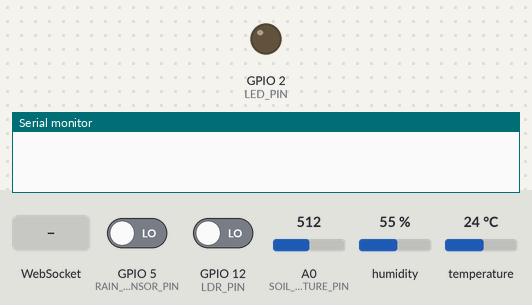
The sketch below on a simulated ESP8266 (NodeMCU). Parts: output pins drawn as LEDs (lit = HIGH), the last lines printed to the serial monitor. The inputs (shaded band) are chosen by the test bench; at power-on: GPIO 5 (RAIN_SENSOR_PIN) LOW, GPIO 12 (LDR_PIN) LOW, A0 (SOIL_MOISTURE_PIN) = 512, humidity 55 %, temperature 24 °C. WiFi joins after 1.5 s; servers stay silent unless stated; network time is answered at once with the bench clock; the local clock reads 2024-03-15 10:24:30 at power-on unless the sketch sets it.

Above: at 0.1 s.
At 3.2 s:
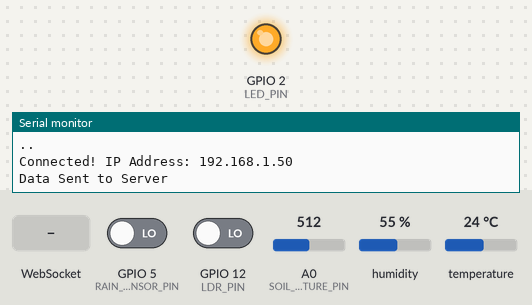
3.3 s: WebSocket text "frontend-connected" received
4.8 s: WebSocket text "1" received
Timing chart, 0 to 7.8 s (numbered marks = the images above; inputs shaded):
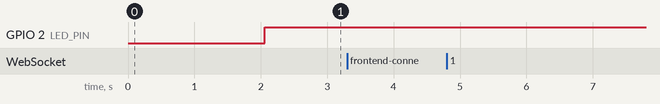

The sketch:

websocket_copy_20250425012255.ino
```cpp
#include <ESP8266WiFi.h>
#include <WebSocketsClient.h>
#include <DHT.h>
#include <ArduinoJson.h>
#include <WiFiUdp.h>
#include <NTPClient.h>


// WiFi credentials
const char* ssid = "IOT";
const char* password = "1234567890";
WiFiUDP udp;
NTPClient timeClient(udp, "pool.ntp.org", 19800, 60000);  // 19800 is the UTC offset for IST (India Standard Time)


// WebSocket server
const char* websocket_server = "192.168.44.57"; // 192.168.44.57  / 192.168.15.112
const uint16_t websocket_port = 3000;

// DHT22 setup
#define DHTPIN 4
#define DHTTYPE DHT11
DHT dht(DHTPIN, DHTTYPE);

// D0 → GPIO16
// D1 → GPIO5
// D2 → GPIO4
// D3 → GPIO0
// D4 → GPIO2
// D5 → GPIO14
// D6 → GPIO12
// D7 → GPIO13
// D8 → GPIO15

// Sensor pins
#define LDR_PIN 12  // or use D6 if your library supports it FOR D6 having 12
#define SOIL_MOISTURE_PIN A0
#define RAIN_SENSOR_PIN 5
#define LED_PIN LED_BUILTIN  // Usually GPIO2 on ESP8266

bool autoMode = true;           // Set true if you want automatic system, can toggle by server command
bool pumpStatus = false;        // true if pump (LED) is ON
bool espConnected = false;  // true if WebSocket connected


// Global variables at top
float previousTemperature = -1000;
float previousHumidity = -1000;
int previousLightPercent = -1;
int previousSoilMoisturePercent = -1;
int previousRainDetected = -1;
bool previousPumpStatus = false;
bool firstTimeSend = true;  // 👈 NEW

// WebSocket
WebSocketsClient webSocket;
unsigned long lastSendTime = 0;

void webSocketEvent(WStype_t type, uint8_t* payload, size_t length) {
  switch (type) {
    case WStype_CONNECTED:
      Serial.println("Connected to WebSocket server");
      // Identify as ESP
      webSocket.sendTXT("{\"type\":\"init-esp\"}");
      espConnected = true;  // set connected
      break;
    case WStype_TEXT:
      {

        Serial.printf("Received from server: %s\n", payload);

        String msg = String((char*)payload);

        if (msg.indexOf("frontend-connected") >= 0) {
          Serial.println("Frontend connected, sending immediate data...");
          firstTimeSend = true;  // 👈 Mark to send immediately
        }
        break;
      }
    case WStype_DISCONNECTED:
      Serial.println("WebSocket disconnected");
      espConnected = false;  // set disconnected
      break;
  }
}


String getISOTime() {
  // Ensure the NTP client has updated the time
  timeClient.update();

  // Get the current time
  unsigned long currentEpoch = timeClient.getEpochTime(); // Get current time in seconds since epoch
  int hours = (currentEpoch / 3600) % 24;  // Calculate hours (0-23)
  int minutes = (currentEpoch / 60) % 60;  // Calculate minutes (0-59)
  int seconds = currentEpoch % 60;        // Calculate seconds (0-59)

  // Format as ISO 8601 string: "2025-04-27T15:52:30+05:30"
  char buffer[30];
  snprintf(buffer, sizeof(buffer), "2025-04-27T%02d:%02d:%02d+05:30", hours, minutes, seconds);
  return String(buffer);
}


void setup() {
  Serial.begin(115200);
  pinMode(LED_PIN, OUTPUT);
  pinMode(SOIL_MOISTURE_PIN, INPUT);
  pinMode(RAIN_SENSOR_PIN, INPUT);
  pinMode(LDR_PIN, INPUT);  // Set LDR pin as input

  WiFi.begin(ssid, password);
  while (WiFi.status() != WL_CONNECTED) {
    delay(1000);
    Serial.print(".");
  }
  Serial.println();
  Serial.print("Connected! IP Address: ");
  Serial.println(WiFi.localIP());

  dht.begin();
  webSocket.begin(websocket_server, websocket_port, "/");
  webSocket.onEvent(webSocketEvent);
  webSocket.setReconnectInterval(5000);

  timeClient.begin();   // Initialize the NTP client
  timeClient.update();  // Update the time
}


// Inside Loop
void loop() {
  webSocket.loop();

  if (millis() - lastSendTime > 1000) {
    float temperature = dht.readTemperature(false);
    float humidity = dht.readHumidity();
    if (isnan(temperature) || isnan(humidity)) {
      Serial.println("Failed to read from DHT sensor!");
      return;
    }

    int ldrRaw = digitalRead(LDR_PIN);
    int soilRaw = analogRead(SOIL_MOISTURE_PIN);
    int rainDetected = digitalRead(RAIN_SENSOR_PIN);

    int soilMoisturePercent = map(soilRaw, 1023, 0, 0, 100);
    soilMoisturePercent = constrain(soilMoisturePercent, 0, 100);

    // If LDR detects light, it's HIGH, otherwise LOW
    int lightLevelPercent = (ldrRaw == HIGH) ? 0 : 100; // 100% light detected or 0% no light
    lightLevelPercent = constrain(lightLevelPercent, 0, 100);
    // Serial.print("LDR RAW: ");
    // Serial.print(ldrRaw);
    // Serial.println();
    bool soilDry = soilMoisturePercent < 60;
    bool highTemperature = temperature > 30.0;
    bool lowHumidity = humidity < 50.0;
    bool noRain = rainDetected == 1;

    if ((soilDry && (highTemperature || lowHumidity)) && noRain) {
      digitalWrite(LED_PIN, LOW);
      pumpStatus = true;
    } else {
      digitalWrite(LED_PIN, HIGH);
      pumpStatus = false;
    }

    bool shouldSend = false;

    // Detect changes
    if (firstTimeSend || temperature != previousTemperature || humidity != previousHumidity || lightLevelPercent != previousLightPercent || soilMoisturePercent != previousSoilMoisturePercent || rainDetected != previousRainDetected || pumpStatus != previousPumpStatus) {
      shouldSend = true;
    }

    if (shouldSend) {
      previousTemperature = temperature;
      previousHumidity = humidity;
      previousLightPercent = lightLevelPercent;
      previousSoilMoisturePercent = soilMoisturePercent;
      previousRainDetected = rainDetected;
      previousPumpStatus = pumpStatus;

      firstTimeSend = false;  // after first send

      StaticJsonDocument<512> doc;
      doc["temperature"] = temperature;
      doc["humidity"] = humidity;
      doc["soilMoisture"] = soilMoisturePercent;
      doc["lightLevel"] = lightLevelPercent;
      doc["rainDrop"] = rainDetected;
      doc["pumpStatus"] = pumpStatus;
      doc["autoMode"] = autoMode;
      doc["timestamp"] = getISOTime();  // Use the NTP time here
      doc["espConnected"]=espConnected;

      String jsonStr;
      serializeJson(doc, jsonStr);

      webSocket.sendTXT(jsonStr);
      Serial.println("Data Sent to Server");
    }

    lastSendTime = millis();  // update timer
  }
}
```
